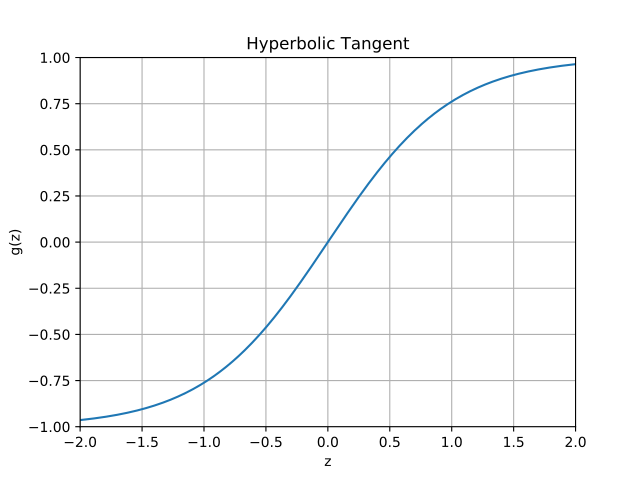

Generate this figure with Python:
import numpy as np
import matplotlib.pyplot as plt

z = np.arange(-2, 2, .01)
y = np.tanh(z)

fig = plt.figure()
ax = fig.add_subplot(111)
ax.plot(z, y)
ax.set_ylim([-1.0, 1.0])
ax.set_xlim([-2.0, 2.0])
ax.grid(True)
ax.set_xlabel('z')
ax.set_ylabel('g(z)')
ax.set_title('Hyperbolic Tangent')

plt.show()
